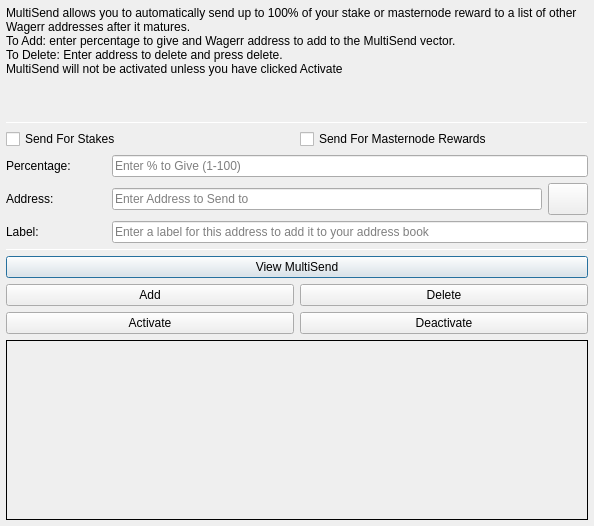
<?xml version="1.0" encoding="UTF-8"?>
<ui version="4.0">
 <class>MultiSendDialog</class>
 <widget class="QDialog" name="MultiSendDialog">
  <property name="windowModality">
   <enum>Qt::NonModal</enum>
  </property>
  <property name="geometry">
   <rect>
    <x>0</x>
    <y>0</y>
    <width>594</width>
    <height>526</height>
   </rect>
  </property>
  <property name="windowTitle">
   <string>MultiSend</string>
  </property>
  <layout class="QVBoxLayout" name="verticalLayout" stretch="0">
   <property name="leftMargin">
    <number>6</number>
   </property>
   <property name="topMargin">
    <number>6</number>
   </property>
   <property name="rightMargin">
    <number>6</number>
   </property>
   <property name="bottomMargin">
    <number>6</number>
   </property>
   <item>
    <layout class="QVBoxLayout" name="verticalLayout_Main" stretch="1,1,1,0,1,1,1">
     <item>
      <widget class="QLabel" name="label_2">
       <property name="lineWidth">
        <number>1</number>
       </property>
       <property name="text">
        <string>MultiSend allows you to automatically send up to 100% of your stake or masternode reward to a list of other Wagerr addresses after it matures.
To Add: enter percentage to give and Wagerr address to add to the MultiSend vector.
To Delete: Enter address to delete and press delete.
MultiSend will not be activated unless you have clicked Activate</string>
       </property>
       <property name="alignment">
        <set>Qt::AlignLeading|Qt::AlignLeft|Qt::AlignTop</set>
       </property>
       <property name="wordWrap">
        <bool>true</bool>
       </property>
      </widget>
     </item>
     <item>
      <widget class="Line" name="line">
       <property name="minimumSize">
        <size>
         <width>0</width>
         <height>1</height>
        </size>
       </property>
       <property name="maximumSize">
        <size>
         <width>16777215</width>
         <height>1</height>
        </size>
       </property>
       <property name="orientation">
        <enum>Qt::Horizontal</enum>
       </property>
      </widget>
     </item>
     <item>
      <layout class="QVBoxLayout" name="verticalLayout_Settings">
       <item>
        <layout class="QHBoxLayout" name="horizontalLayout">
         <item>
          <widget class="QCheckBox" name="multiSendStakeCheckBox">
           <property name="text">
            <string>Send For Stakes</string>
           </property>
          </widget>
         </item>
         <item>
          <widget class="QCheckBox" name="multiSendMasternodeCheckBox">
           <property name="text">
            <string>Send For Masternode Rewards</string>
           </property>
          </widget>
         </item>
        </layout>
       </item>
       <item>
        <layout class="QHBoxLayout" name="horizontalLayout_6">
         <item>
          <widget class="QLabel" name="label">
           <property name="minimumSize">
            <size>
             <width>100</width>
             <height>0</height>
            </size>
           </property>
           <property name="toolTip">
            <string>Percentage of stake to send</string>
           </property>
           <property name="text">
            <string>Percentage:</string>
           </property>
          </widget>
         </item>
         <item>
          <widget class="QLineEdit" name="multiSendPercentEdit">
           <property name="toolTip">
            <string>Enter whole numbers 1 - 100</string>
           </property>
           <property name="placeholderText">
            <string>Enter % to Give (1-100)</string>
           </property>
          </widget>
         </item>
        </layout>
       </item>
       <item>
        <layout class="QHBoxLayout" name="horizontalLayout_7">
         <item>
          <widget class="QLabel" name="label_5">
           <property name="minimumSize">
            <size>
             <width>100</width>
             <height>0</height>
            </size>
           </property>
           <property name="toolTip">
            <string>Address to send portion of stake to</string>
           </property>
           <property name="text">
            <string>Address:</string>
           </property>
          </widget>
         </item>
         <item>
          <widget class="QLineEdit" name="multiSendAddressEdit">
           <property name="toolTip">
            <string/>
           </property>
           <property name="placeholderText">
            <string>Enter Address to Send to</string>
           </property>
          </widget>
         </item>
         <item>
          <widget class="QPushButton" name="addressBookButton">
           <property name="maximumSize">
            <size>
             <width>16777215</width>
             <height>32</height>
            </size>
           </property>
           <property name="toolTip">
            <string>Choose an address from the address book</string>
           </property>
           <property name="text">
            <string/>
           </property>
           <property name="icon">
            <iconset resource="../wagerr.qrc">
             <normaloff>:/icons/address-book</normaloff>:/icons/address-book</iconset>
           </property>
           <property name="shortcut">
            <string>Alt+A</string>
           </property>
           <property name="autoDefault">
            <bool>false</bool>
           </property>
          </widget>
         </item>
        </layout>
       </item>
      </layout>
     </item>
     <item>
      <layout class="QHBoxLayout" name="horizontalLayout_3">
       <item>
        <widget class="QLabel" name="label_3">
         <property name="minimumSize">
          <size>
           <width>100</width>
           <height>0</height>
          </size>
         </property>
         <property name="text">
          <string>Label:</string>
         </property>
        </widget>
       </item>
       <item>
        <widget class="QLineEdit" name="labelAddressLabelEdit">
         <property name="placeholderText">
          <string>Enter a label for this address to add it to your address book</string>
         </property>
        </widget>
       </item>
      </layout>
     </item>
     <item>
      <widget class="Line" name="line_2">
       <property name="minimumSize">
        <size>
         <width>0</width>
         <height>1</height>
        </size>
       </property>
       <property name="maximumSize">
        <size>
         <width>16777215</width>
         <height>1</height>
        </size>
       </property>
       <property name="orientation">
        <enum>Qt::Horizontal</enum>
       </property>
      </widget>
     </item>
     <item>
      <layout class="QVBoxLayout" name="verticalLayout_Buttons">
       <item>
        <layout class="QHBoxLayout" name="horizontalLayout_4">
         <item>
          <widget class="QPushButton" name="viewButton">
           <property name="toolTip">
            <string/>
           </property>
           <property name="statusTip">
            <string>View MultiSend Vector</string>
           </property>
           <property name="text">
            <string>View MultiSend</string>
           </property>
          </widget>
         </item>
        </layout>
       </item>
       <item>
        <layout class="QHBoxLayout" name="horizontalLayout_2">
         <item>
          <widget class="QPushButton" name="addButton">
           <property name="toolTip">
            <string/>
           </property>
           <property name="statusTip">
            <string>Add to MultiSend Vector</string>
           </property>
           <property name="text">
            <string>Add</string>
           </property>
          </widget>
         </item>
         <item>
          <widget class="QPushButton" name="deleteButton">
           <property name="toolTip">
            <string/>
           </property>
           <property name="statusTip">
            <string>Delete Address From MultiSend Vector</string>
           </property>
           <property name="text">
            <string>Delete</string>
           </property>
          </widget>
         </item>
        </layout>
       </item>
       <item>
        <layout class="QHBoxLayout" name="horizontalLayout_5">
         <item>
          <widget class="QPushButton" name="activateButton">
           <property name="statusTip">
            <string>Activate MultiSend</string>
           </property>
           <property name="text">
            <string>Activate</string>
           </property>
          </widget>
         </item>
         <item>
          <widget class="QPushButton" name="disableButton">
           <property name="statusTip">
            <string>Deactivate MultiSend</string>
           </property>
           <property name="text">
            <string>Deactivate</string>
           </property>
          </widget>
         </item>
        </layout>
       </item>
      </layout>
     </item>
     <item>
      <widget class="QLabel" name="message">
       <property name="minimumSize">
        <size>
         <width>0</width>
         <height>180</height>
        </size>
       </property>
       <property name="frameShape">
        <enum>QFrame::Panel</enum>
       </property>
       <property name="frameShadow">
        <enum>QFrame::Plain</enum>
       </property>
       <property name="lineWidth">
        <number>1</number>
       </property>
       <property name="midLineWidth">
        <number>1</number>
       </property>
       <property name="text">
        <string/>
       </property>
       <property name="alignment">
        <set>Qt::AlignLeading|Qt::AlignLeft|Qt::AlignTop</set>
       </property>
       <property name="wordWrap">
        <bool>true</bool>
       </property>
      </widget>
     </item>
    </layout>
   </item>
  </layout>
 </widget>
 <resources>
  <include location="../mnpcoin.qrc"/>
 </resources>
 <connections/>
</ui>
